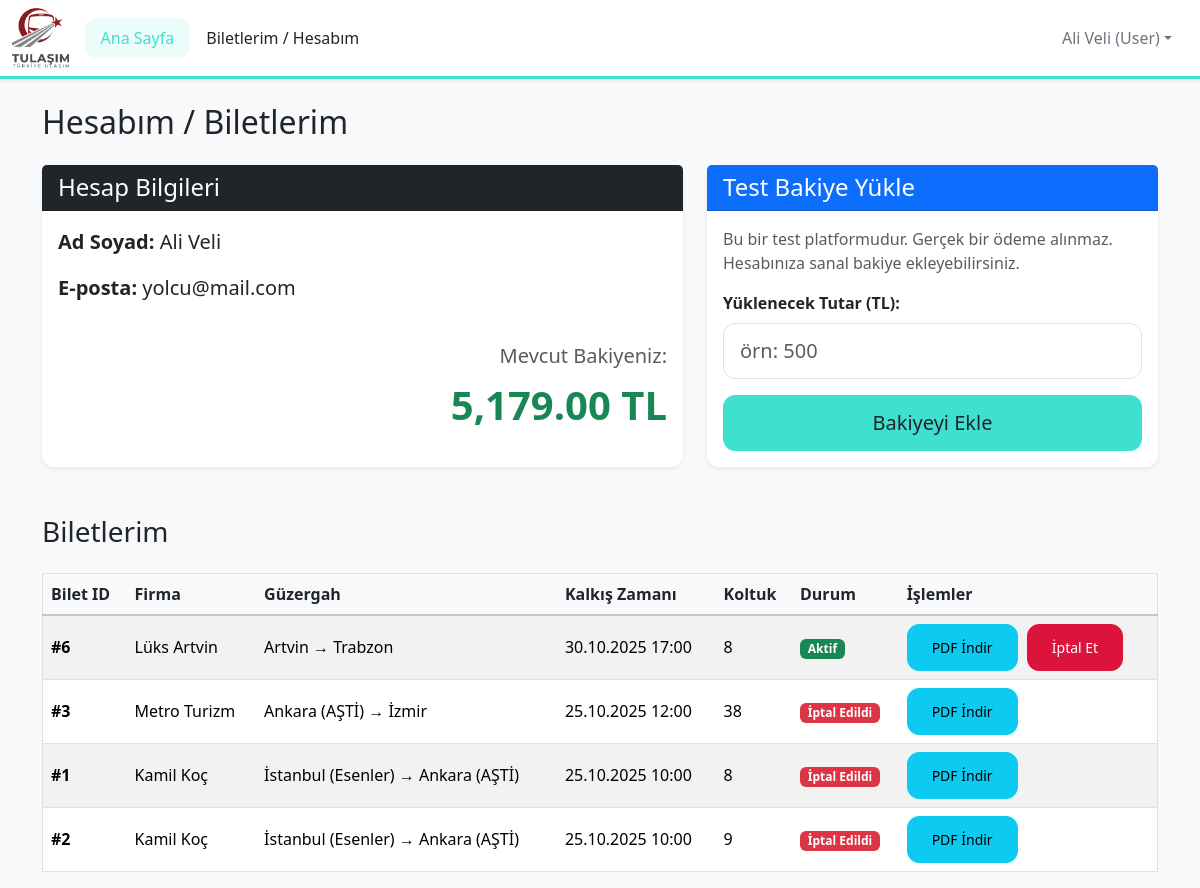
The page /my_tickets.php (signed in) on the database as committed earlier.
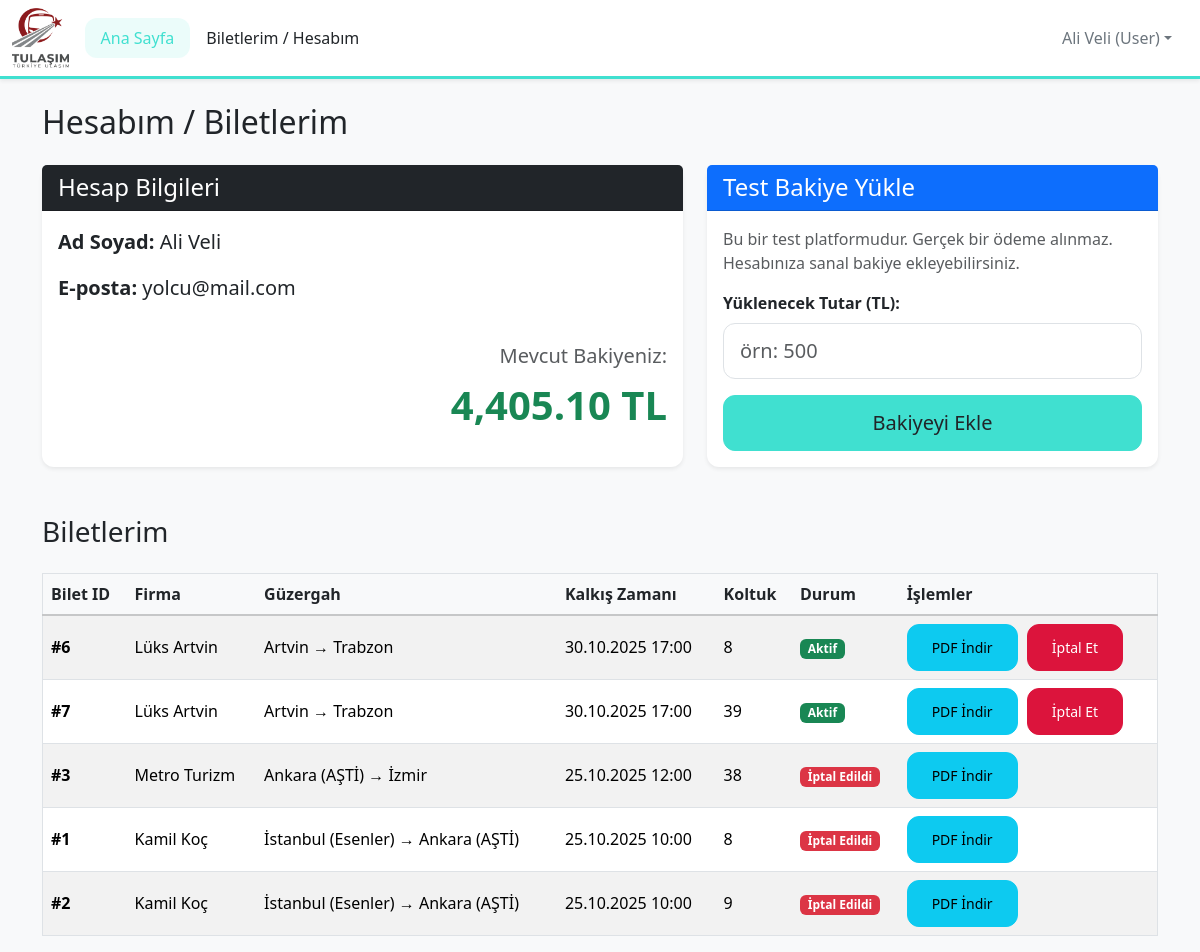
The same page on the database as committed later.
### tables this page shows
CREATE TABLE Users (
            id INTEGER PRIMARY KEY AUTOINCREMENT,
            fullname TEXT NOT NULL,
            email TEXT NOT NULL UNIQUE,
            password TEXT NOT NULL,
            role TEXT NOT NULL CHECK(role IN ('User', 'Firma Admin', 'Admin')),
            balance REAL DEFAULT 0.0,
            company_id INTEGER NULL,
            FOREIGN KEY (company_id) REFERENCES Companies(id)
        );

CREATE TABLE Tickets (
            id INTEGER PRIMARY KEY AUTOINCREMENT,
            user_id INTEGER NOT NULL,
            trip_id INTEGER NOT NULL,
            seat_number INTEGER NOT NULL,
            status TEXT NOT NULL DEFAULT 'Active' CHECK(status IN ('Active', 'Canceled')),
            purchase_price REAL NOT NULL,
            created_at DATETIME DEFAULT CURRENT_TIMESTAMP,
            
            -- Hatalı olan 'UNIQUE(trip_id, seat_number),' kuralı buradan kaldırıldı --
            
            FOREIGN KEY (user_id) REFERENCES Users(id),
            FOREIGN KEY (trip_id) REFERENCES Trips(id)
        );

CREATE TABLE Companies (
            id INTEGER PRIMARY KEY AUTOINCREMENT,
            name TEXT NOT NULL UNIQUE
        );

CREATE TABLE Trips (
            id INTEGER PRIMARY KEY AUTOINCREMENT,
            company_id INTEGER NOT NULL,
            origin TEXT NOT NULL,
            destination TEXT NOT NULL,
            departure_time DATETIME NOT NULL,
            arrival_time DATETIME NOT NULL,
            price REAL NOT NULL,
            total_seats INTEGER NOT NULL,
            FOREIGN KEY (company_id) REFERENCES Companies(id)
        );

### my_tickets.php (the view, shortened to what this page needs)
<?php
include 'header.php';
$user_id = $_SESSION['user_id'];
$stmt_user = $pdo->prepare("SELECT balance FROM Users WHERE id = ?");
$stmt_user->execute([$user_id]);
$user_balance = $stmt_user->fetchColumn();
$stmt_tickets = $pdo->prepare(
    "SELECT T.*, TR.origin, TR.destination, TR.departure_time, C.name AS company_name
     FROM Tickets AS T
     JOIN Trips AS TR ON T.trip_id = TR.id
     JOIN Companies AS C ON TR.company_id = C.id
     WHERE T.user_id = ? ORDER BY TR.departure_time DESC"
);
$stmt_tickets->execute([$user_id]);
$tickets = $stmt_tickets->fetchAll();
?>
<h2 class="mb-4">Hesabım / Biletlerim</h2>
<div class="row">
    <div class="col-lg-7 mb-4">
        <div class="card shadow-sm border-0 h-100">
            <div class="card-header bg-dark text-white"><h4 class="mb-0">Hesap Bilgileri</h4></div>
            <div class="card-body d-flex flex-column justify-content-between">
                <div>
                    <p class="fs-5"><strong>Ad Soyad:</strong> <?php echo htmlspecialchars($_SESSION['user_fullname']); ?></p>
                    <p class="fs-5"><strong>E-posta:</strong> <?php echo htmlspecialchars($_SESSION['user_email']); ?></p>
                </div>
                <div class="text-md-end mt-3">
                    <p class="fs-5 text-muted mb-1">Mevcut Bakiyeniz:</p>
                    <p class="fs-1 fw-bold text-success"><?php echo number_format($user_balance, 2); ?> TL</p>
                </div>
            </div>
        </div>
    </div>
    <div class="col-lg-5 mb-4">
        <div class="card shadow-sm border-0 h-100">
            <div class="card-header bg-primary text-white"><h4 class="mb-0">Test Bakiye Yükle</h4></div>
            <div class="card-body">
                <p class="text-muted">Bu bir test platformudur. Gerçek bir ödeme alınmaz. Hesabınıza sanal bakiye ekleyebilirsiniz.</p>
                <form action="my_tickets.php" method="POST">
                    <div class="mb-3">
                        <label for="amount" class="form-label fw-bold">Yüklenecek Tutar (TL):</label>
                        <input type="number" class="form-control form-control-lg" id="amount" name="amount" min="1" step="0.01" placeholder="örn: 500" required>
                    </div>
                    <button type="submit" class="btn btn-primary btn-lg w-100">Bakiyeyi Ekle</button>
                </form>
            </div>
        </div>
    </div>
</div>
<h3 class="mt-4">Biletlerim</h3>
<div class="table-responsive">
    <table class="table table-striped table-hover align-middle mt-3 border">
        <thead class="table-light">
            <tr>
                <th scope="col">Bilet ID</th>
                <th scope="col">Firma</th>
                <th scope="col">Güzergah</th>
                <th scope="col">Kalkış Zamanı</th>
                <th scope="col">Koltuk</th>
                <th scope="col">Durum</th>
                <th scope="col">İşlemler</th>
            </tr>
        </thead>
        <tbody>
            <?php if (empty($tickets)): ?>
                <tr><td colspan="7" class="text-center p-4">Henüz satın alınmış biletiniz bulunmamaktadır.</td></tr>
            <?php else: ?>
                <?php
                $current_time_for_check = time();
                $one_hour = 3600;
                ?>
                <?php foreach ($tickets as $ticket): ?>
                    <tr>
                        <td><strong>#<?php echo $ticket->id; ?></strong></td>
                        <td><?php echo htmlspecialchars($ticket->company_name); ?></td>
                        <td><?php echo htmlspecialchars($ticket->origin); ?> &rarr; <?php echo htmlspecialchars($ticket->destination); ?></td>
                        <td><?php echo date('d.m.Y H:i', strtotime($ticket->departure_time)); ?></td>
                        <td><?php echo $ticket->seat_number; ?></td>
                        <td>
                            <?php if ($ticket->status == 'Active'): ?><span class="badge bg-success">Aktif</span><?php else: ?><span class="badge bg-danger">İptal Edildi</span><?php endif; ?>
                        </td>
                        <td>
                            <a href="generate_pdf.php?ticket_id=<?php echo $ticket->id; ?>" target="_blank" class="btn btn-info btn-sm">PDF İndir</a>
                            <?php
                            $can_cancel = false;
                            if ($ticket->status == 'Active') {
                                $departure_time = strtotime($ticket->departure_time);
                                if (($departure_time - $current_time_for_check) > $one_hour) {
                                    $can_cancel = true;
                                }
                            }
                            if ($can_cancel):
                            ?>
                                <form action="my_tickets.php" method="POST" style="display: inline-block; margin-left: 5px;">
                                    <button type="submit"
                                            class="btn btn-danger btn-sm"
                                            onclick="return confirm('Bu bileti iptal etmek istediğinizden emin misiniz? <?php echo $ticket->purchase_price; ?> TL bakiyenize iade edilecektir.');">
                                        İptal Et
                                    </button>
                                </form>
                            <?php endif; ?>
                        </td>
                    </tr>
                <?php endforeach; ?>
            <?php endif; ?>
        </tbody>
    </table>
</div>
<?php
include 'footer.php';
?>

### header.php (shortened to what this page needs)
<?php
$is_logged_in = isset($_SESSION['user_id']);
$user_role = $is_logged_in ? $_SESSION['user_role'] : 'Ziyaretçi';
$user_fullname = $is_logged_in ? $_SESSION['user_fullname'] : '';
?>
<!DOCTYPE html>
<html lang="tr">
<head>
    <link href="https://cdn.jsdelivr.net/npm/bootstrap@5.3.3/dist/css/bootstrap.min.css" rel="stylesheet">
    <link rel="stylesheet" href="style.css">
</head>
<body class="bg-light">
<nav class="navbar navbar-expand-lg navbar-light bg-custom-header shadow-sm">
  <div class="container-fluid">
    <a class="navbar-brand py-0" href="index.php"><img src="Tulaşım.png" alt="TUlaşım Logo"></a>
    <div class="collapse navbar-collapse" id="navbarNav">
      <ul class="navbar-nav me-auto mb-2 mb-lg-0">
        <li class="nav-item"><a class="nav-link active" href="index.php">Ana Sayfa</a></li>
        <?php if ($user_role == 'User'): ?><li class="nav-item"><a class="nav-link" href="my_tickets.php">Biletlerim / Hesabım</a></li><?php endif; ?>
      </ul>
      <ul class="navbar-nav ms-auto">
        <?php if ($is_logged_in): ?>
            <li class="nav-item dropdown"> <a class="nav-link dropdown-toggle" href="#" id="navbarDropdown" role="button" data-bs-toggle="dropdown" aria-expanded="false"><?php echo htmlspecialchars($user_fullname); ?> (<?php echo $user_role; ?>)</a> </li>
        <?php else: ?>
            <li class="nav-item"><a class="nav-link" href="login.php">Giriş Yap</a></li><li class="nav-item"><a class="nav-link" href="register.php">Kayıt Ol</a></li>
        <?php endif; ?>
      </ul>
    </div>
  </div>
</nav>
<div class="container mt-4">

### footer.php (shortened to what this page needs)
</div> </div>
</body>
</html>

### style.css (style rules this page uses)
:root { --color-turquoise: #40E0D0; --color-turquoise-dark: #36c7b8; --color-red: #DC143C; --color-red-dark: #c41235; --color-white: #FFFFFF; --color-dark-text: #212529; --color-muted-text: #6c757d; --color-light-bg: #f8f9fa; --border-radius-base: 0.75rem; --box-shadow-base: 0 4px 12px rgba(0,0,0,0.08); --transition-base: all 0.3s ease; }
body { font-family: 'Segoe UI', Tahoma, Geneva, Verdana, sans-serif; background-color: var(--color-light-bg); color: var(--color-dark-text); }
.navbar.bg-custom-header { background-color: var(--color-white); border-bottom: 3px solid var(--color-turquoise); box-shadow: var(--box-shadow-base); }
.navbar.bg-custom-header .navbar-brand img { height: 60px; }
.navbar.bg-custom-header .nav-link { color: var(--color-dark-text) !important; font-weight: 500; transition: var(--transition-base); padding: 0.5rem 1rem; border-radius: var(--border-radius-base); }
.navbar.bg-custom-header .nav-link:hover, .navbar.bg-custom-header .nav-link.active { color: var(--color-turquoise) !important; background-color: rgba(64, 224, 208, 0.1); }
.navbar.bg-custom-header .navbar-nav .nav-link.dropdown-toggle { color: var(--color-muted-text) !important; }
.btn { transition: var(--transition-base); border-radius: var(--border-radius-base); padding: 0.75rem 1.5rem; font-weight: 500; }
.btn-primary { background-color: var(--color-turquoise); border-color: var(--color-turquoise); color: var(--color-dark-text); }
.btn-danger { background-color: var(--color-red); border-color: var(--color-red); }
.form-control, .form-select { border-radius: var(--border-radius-base); padding: 0.75rem 1rem; transition: var(--transition-base); }
.form-label { font-weight: 500; margin-bottom: 0.5rem; }
.card { border: none; border-radius: var(--border-radius-base); box-shadow: var(--box-shadow-base); }
.table thead th { background-color: var(--color-light-bg); color: var(--color-dark-text); font-weight: 600; border-bottom-width: 2px; }
a { color: var(--color-turquoise); text-decoration: none; transition: var(--transition-base); }

Rows that differ between the two databases and show on the page:
changed users: balance "5,179.00" → "4,405.10"
added tickets: id "7", companies.name "Lüks Artvin", trip.origin "Artvin", trip.destination "Trabzon", trip.departure_time "30.10.2025 17:00", seat_number "39", status "Aktif"
